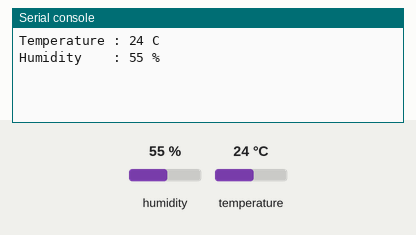
Bench run of a program on a simulated Raspberry Pi Pico running MicroPython. On the bench: the last lines printed to the serial console. The test bench sets the inputs (shaded band); at power-on: humidity 55 %, temperature 24 °C.

Above: at 1.2 s.
1.3 s: humidity set to 22 %
At 5.5 s:
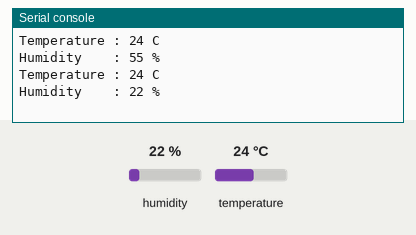
7.3 s: temperature set to 12 °C
At 11.4 s:
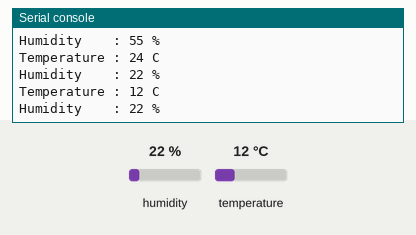
13.3 s: humidity set to 40 %
At 16.0 s:
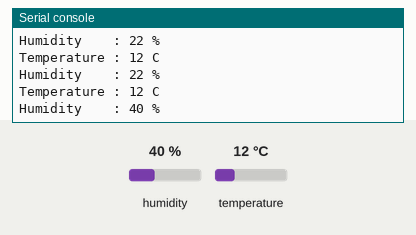
Timing chart, 0 to 17.5 s (numbered marks = the images above; inputs shaded):
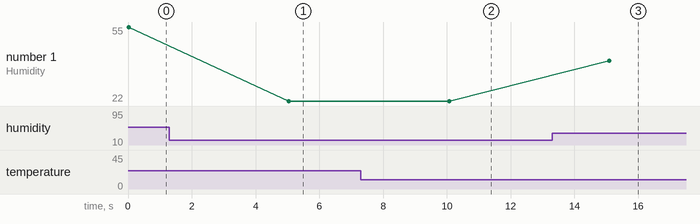

Measured:
- after the input at 1.3 s, the serial console: prints a new line after 3.7 s (image 1)
- after the input at 7.3 s, the serial console: prints a new line after 2.8 s (image 2)
- after the input at 13.3 s, the serial console: prints a new line after 1.8 s (image 3)
- plotted number 1: 55 → 22 after the input at 1.3 s, 22 → 40 after the input at 13.3 s

The program:

dht11.py
```python
"""
Temperature and Humidity with DHT11
https://docs.micropython.org/en/latest/esp8266/tutorial/dht.html
"""
import dht
import machine
import time

d = dht.DHT11(machine.Pin(16))

while True:
    d.measure()
    print("Temperature :", d.temperature(), "C")
    print("Humidity    :", d.humidity(), "%")
    time.sleep(5)
```
